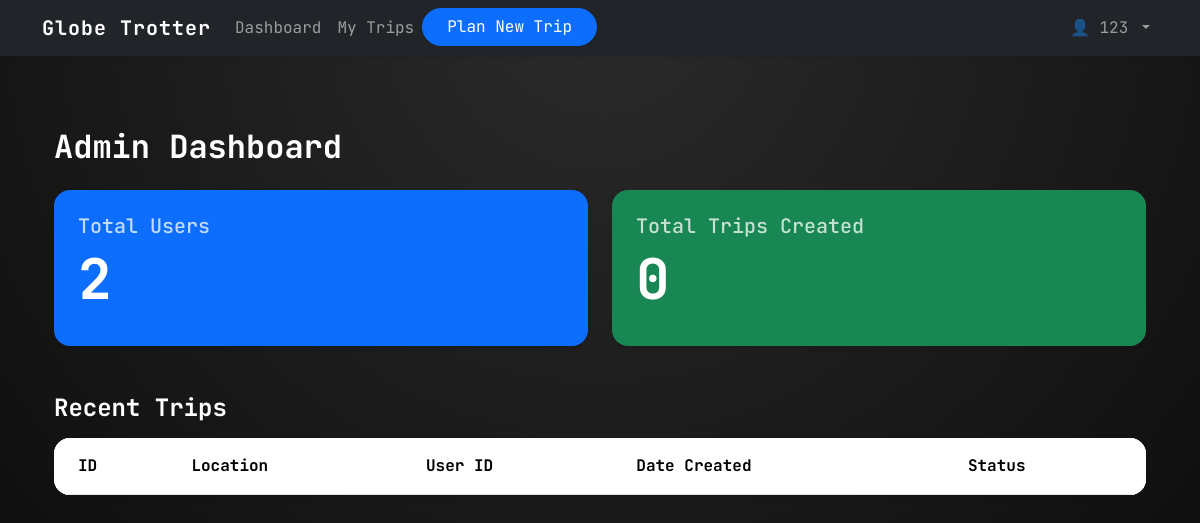
The page /admin (signed in) on the database as committed earlier.
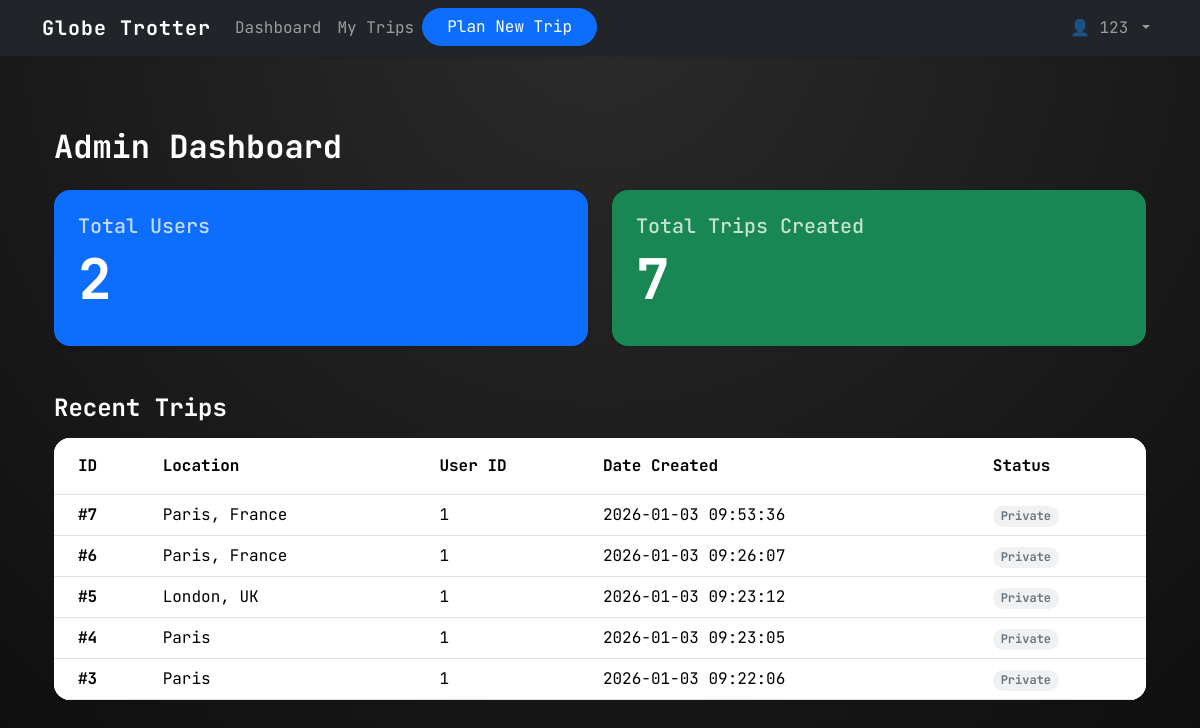
The same page on the database as committed later.
### tables this page shows
CREATE TABLE trips (
    id INTEGER PRIMARY KEY AUTOINCREMENT,
    user_id INTEGER NOT NULL,
    location TEXT NOT NULL,
    start_date TEXT NOT NULL,
    end_date TEXT NOT NULL,
    created_at DATETIME DEFAULT CURRENT_TIMESTAMP,
    FOREIGN KEY (user_id) REFERENCES users(id)
);

### app.py (the view)
@app.route('/admin')
def admin():
    if 'user_id' not in session: return redirect(url_for('login')) # simplistic auth
    conn = get_db()
    user_count = conn.execute("SELECT COUNT(*) FROM users").fetchone()[0]
    trip_count = conn.execute("SELECT COUNT(*) FROM trips").fetchone()[0]
    recent_trips = conn.execute("SELECT * FROM trips ORDER BY created_at DESC LIMIT 5").fetchall()
    conn.close()
    return render_template('admin.html', user_count=user_count, trip_count=trip_count, recent_trips=recent_trips)

### app.py (called while the page is built)
def get_db():
    conn = sqlite3.connect(DB_NAME)
    conn.row_factory = sqlite3.Row
    return conn

### templates/admin.html
{% extends "base.html" %}
{% block styles %}
<link rel="stylesheet" href="{{ url_for('static', filename='css/admin.css') }}">
{% endblock %}
{% block content %}
<div class="container py-5">
    <h2 class="fw-bold mb-4">Admin Dashboard</h2>
    <div class="row g-4 mb-5">
        <div class="col-md-6">
            <div class="card shadow-sm border-0 rounded-4 bg-primary text-white">
                <div class="card-body p-4">
                    <h5 class="card-title opacity-75">Total Users</h5>
                    <h2 class="display-4 fw-bold">{{ user_count }}</h2>
                </div>
            </div>
        </div>
        <div class="col-md-6">
            <div class="card shadow-sm border-0 rounded-4 bg-success text-white">
                <div class="card-body p-4">
                    <h5 class="card-title opacity-75">Total Trips Created</h5>
                    <h2 class="display-4 fw-bold">{{ trip_count }}</h2>
                </div>
            </div>
        </div>
    </div>
    <h4 class="fw-bold mb-3">Recent Trips</h4>
    <div class="card shadow-sm border-0 rounded-4 overflow-hidden">
        <div class="table-responsive">
            <table class="table table-hover mb-0">
                <thead class="bg-light">
                    <tr>
                        <th class="py-3 ps-4">ID</th>
                        <th class="py-3">Location</th>
                        <th class="py-3">User ID</th>
                        <th class="py-3">Date Created</th>
                        <th class="py-3">Status</th>
                    </tr>
                </thead>
                <tbody>
                    {% for trip in recent_trips %}
                    <tr>
                        <td class="ps-4 fw-bold">#{{ trip.id }}</td>
                        <td>{{ trip.location }}</td>
                        <td>{{ trip.user_id }}</td>
                        <td>{{ trip.created_at }}</td>
                        <td>
                            {% if trip.is_public %}
                            <span class="badge bg-success bg-opacity-10 text-success rounded-pill">Public</span>
                            {% else %}
                            <span class="badge bg-secondary bg-opacity-10 text-secondary rounded-pill">Private</span>
                            {% endif %}
                        </td>
                    </tr>
                    {% endfor %}
                </tbody>
            </table>
        </div>
    </div>
</div>
{% endblock %}

Rows that differ between the two databases and show on the page:
added trips: id "7", location "Paris, France", user_id "1", created_at "2026-01-03 09:53:36", is_public "Private"
added trips: id "6", location "Paris, France", user_id "1", created_at "2026-01-03 09:26:07", is_public "Private"
added trips: id "5", location "London, UK", user_id "1", created_at "2026-01-03 09:23:12", is_public "Private"
added trips: id "4", location "Paris", user_id "1", created_at "2026-01-03 09:23:05", is_public "Private"
added trips: id "3", location "Paris", user_id "1", created_at "2026-01-03 09:22:06", is_public "Private"
Other text that changed with them:
{{ trip_count }}: "0" → "7"
